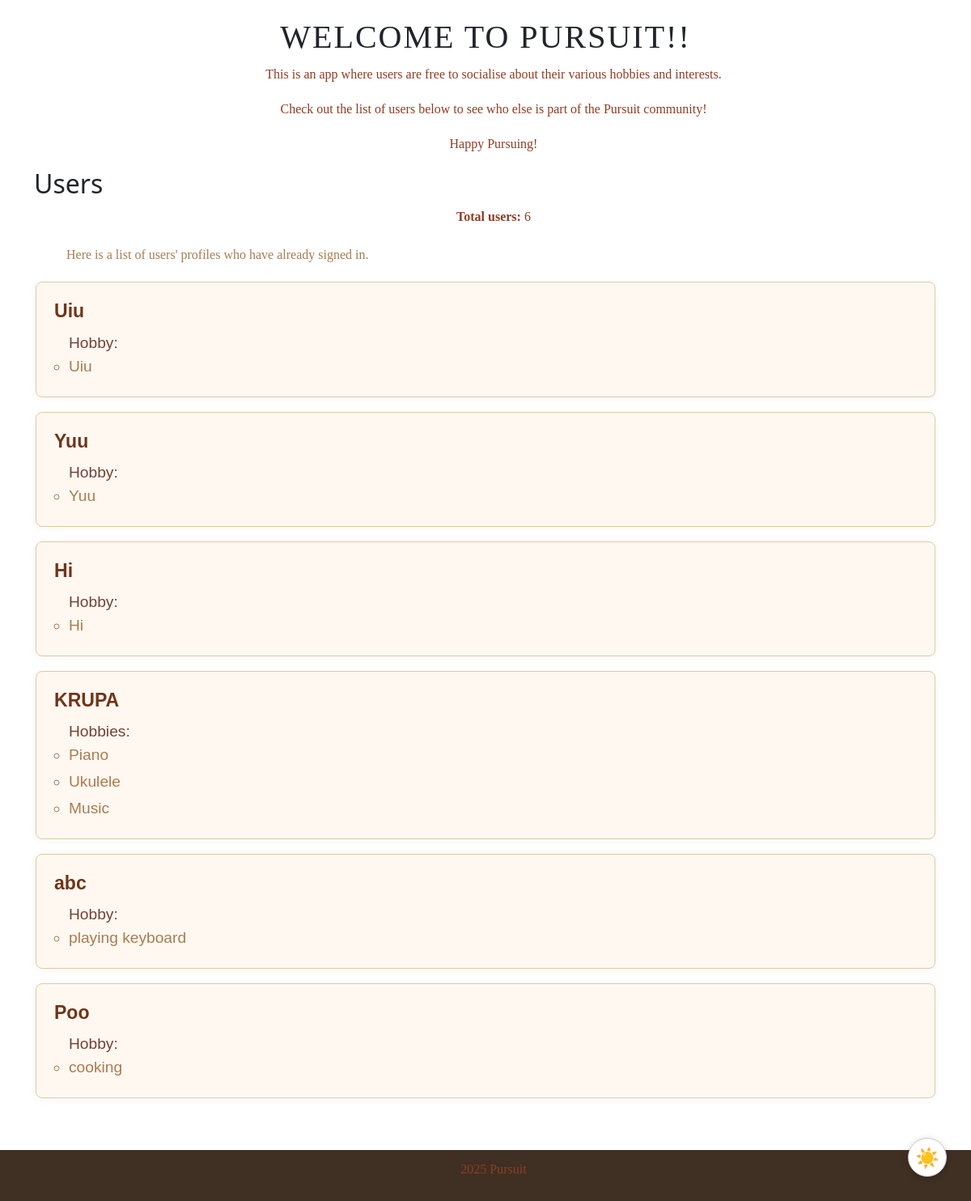
Before: / (lower part) with the older database file.
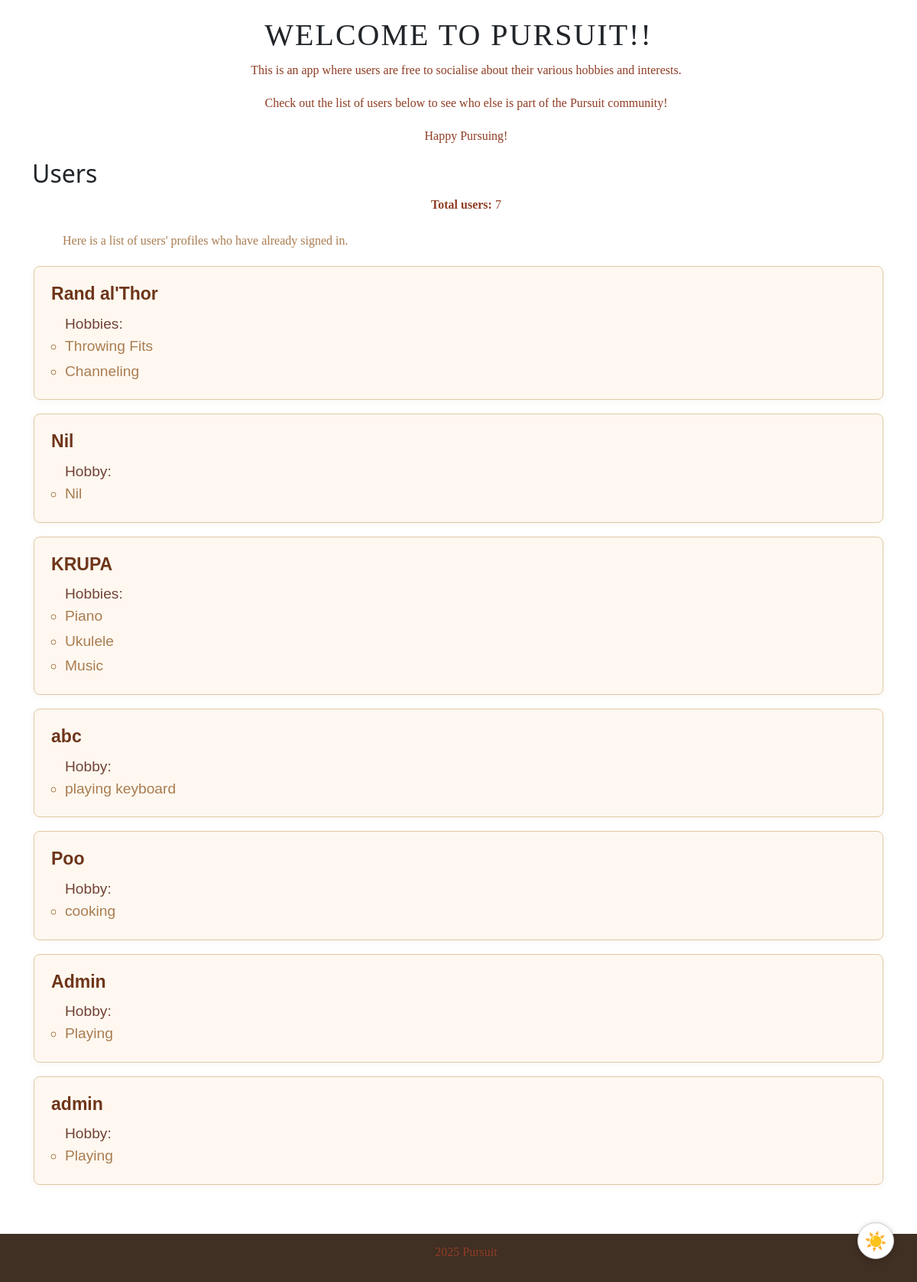
After: the same page with the newer database file.
### app.py (models this page shows)
class User(db.Model):
    id = db.Column(db.Integer, primary_key=True)
    username = db.Column(db.String(80), unique=True, nullable=False)
    email = db.Column(db.String(120), nullable=False)
    password = db.Column(db.String(120), nullable=False)  # <-- Add this line
    hobbies = db.relationship('Hobby', backref='user', lazy=True)

class Hobby(db.Model):
    id = db.Column(db.Integer, primary_key=True)
    hobby = db.Column(db.String(120), nullable=False)
    user_id = db.Column(db.Integer, db.ForeignKey('user.id'),nullable=False)

### app.py (the view)
@app.route('/')
def home():
    users = User.query.all()
    return render_template('pythonofsf.html', users=users)

### templates/pythonofsf.html (shortened to what this page needs)
{% extends "base.html" %}
{% block content %}
    <div id="mainCarousel" class="carousel slide mb-4" data-bs-ride="carousel">
<div class="container mt-4">
    <header>
        <h1>Welcome to Pursuit!!</h1>
        <p>This is an app where users are free to socialise about their various hobbies and interests.</p>
        <p>Check out the list of users below to see who else is part of the Pursuit community!</p>
        <p>Happy Pursuing!</p>
    </header>
    <h2>Users</h2>
    <p><strong>Total users:</strong> {{ users|length }}</p>
     <p id="usersp">Here is a list of users' profiles who have already signed in.</p>
    <ul id="userList">
        {% for user in users %}
           <li>
              <strong>{{ user.username }}</strong>
              {% if user.hobbies|length == 1 %}
  <ul>
    Hobby:
    {% for hobby in user.hobbies %}
      <li>{{ hobby.hobby }}</li>
    {% endfor %}
  </ul>
{% elif user.hobbies|length > 1 %}
  <ul>
    Hobbies:
    {% for hobby in user.hobbies %}
      <li>{{ hobby.hobby }}</li>
    {% endfor %}
  </ul>
{% else %}
  <ul>
    <li>No hobbies listed.</li>
  </ul>
{% endif %}
            </li>
        {% else %}
           <li>No users yet.</li>
        {% endfor %}
    </ul>
</div>
{% endblock %}

### templates/base.html (shortened to what this page needs)
<!DOCTYPE html>
<html lang="en">
<head>
    <link rel="stylesheet" href="{{ url_for('static', filename='style.css') }}">
    <link href="https://cdn.jsdelivr.net/npm/bootstrap@5.3.6/dist/css/bootstrap.min.css" rel="stylesheet">
</head>
<body id="navbody">
      <button id="darkModeToggle" title="Toggle Dark Mode">
        <span id="darkModeIcon" >🌙</span>
      </button>
    <main>
        {% block content %}{% endblock %}
    </main>
    <footer>
        <p>2025 Pursuit</p>
    </footer>
</body>
</html>

### static/style.css (style rules this page uses)
body { background-color: rgba(172, 133, 118, 0.705); }
h1 { color:rgba(88, 24, 4, 0.644); text-align: center; font-size: 5em; margin-top: 20px; font: bold 2.5em; font-family: 'Times New Roman', Times, serif; text-shadow: 2px 2px 4px rgba(rgba(214, 73, 30, 0.459), rgb(110, 168, 110), rgb(122, 122, 182), alpha); text-transform: uppercase; letter-spacing: 2px; font-weight:100; text-decoration:wavy; text-decoration-color:rgb(160, 94, 94); text-decoration-thickness: 2px; text-decoration-style: wavy; text-underline-offset: 5px; }
footer { flex-shrink: 0; width: 100%; text-align: center; background: #241103de; color: #fff; padding: 10px 0; position: relative; left: 0; bottom:0; margin-top: 40px; }
h2 { color: rgba(95, 21, 8, 0.904); text-align: left; font-size: 2.2em; margin-top: 10px; }
p { color: rgb(143, 61, 36); font-size: 1em; line-height: 1.7em; margin: 20px; text-align: center; font-family: 'Times New Roman', Times, serif; text-indent: 20px; }
#usersp { color: rgb(143, 61, 36); font-size: 1em; line-height: 1.7em; margin: 20px; text-align: left; font-family: 'Times New Roman', Times, serif; text-indent: 20px; }
#userList { list-style: none; padding: 2px; margin: 2px; }
#userList li { color:rgba(78, 21, 7, 0.801); font-size: 1.2em; font-family: 'Comic Sans MS', cursive, sans-serif; }
html, body { height: 100%; min-height: 100%; }
body { display: flex; flex-direction: column; min-height: 100vh; }
main { flex: 1 0 auto; }
footer { flex-shrink: 0; width: 100%; text-align: center; background: #241103de; color: #fff; padding: 10px 0; position: relative; left: 0; bottom: 0; margin-top: 40px; }
#userList { list-style: none; padding: 0; margin-top: 20px; }
#userList > li { background: #fff8f0; border: 1px solid #e0c9a6; border-radius: 8px; margin-bottom: 18px; padding: 18px 22px; box-shadow: 0 2px 8px rgba(174, 139, 92, 0.07); }
#userList > li strong { color: #6e351a; font-size: 1.2em; display: block; margin-bottom: 8px; }
#userList ul { margin: 0 0 0 18px; padding: 0; }
#userList ul li { color: #a97c50; font-size: 1em; margin-bottom: 4px; background: none; border: none; padding: 0; }
h2 { color: #6e351a; margin-top: 30px; margin-bottom: 10px; }
#usersp { color: #a97c50; margin-bottom: 18px ; }
#userList, #userList * { font-family: 'Nunito', Arial, sans-serif; }

### templates/base.html (style rules this page uses)
#darkModeToggle { position: fixed; bottom: 30px; right: 30px; z-index: 9999; background: #222; color: #fff; border: none; border-radius: 50%; width: 48px; height: 48px; display: flex; align-items: center; justify-content: center; box-shadow: 0 2px 8px rgba(0,0,0,0.2); cursor: pointer; font-size: 1.5em; transition: background 0.3s, color 0.3s; }
#darkModeToggle.light { background: #fff; color: #222; border: 1px solid #ccc; }

Changed rows visible on the page:
removed Hobby: hobby "Uiu", shown under User "Uiu"
removed User: username "Yuu"
removed Hobby: hobby "Yuu"
removed Hobby: hobby "Hi", shown under User "Hi"
changed User: username "Uiu" → "Rand al'Thor"; text "Hobby:" → "Hobbies:"
added Hobby: hobby "Throwing Fits", shown under User "Rand al'Thor"
added Hobby: hobby "Channeling", shown under User "Rand al'Thor"
changed User: username "Hi" → "Nil"
added Hobby: hobby "Nil", shown under User "Nil"
added User: username "Admin"
added Hobby: hobby "Playing", shown under "Admin"
added User: username "admin"
added Hobby: hobby "Playing", shown under "admin"
Other visible differences:
{{ users|length }}: "6" → "7"
